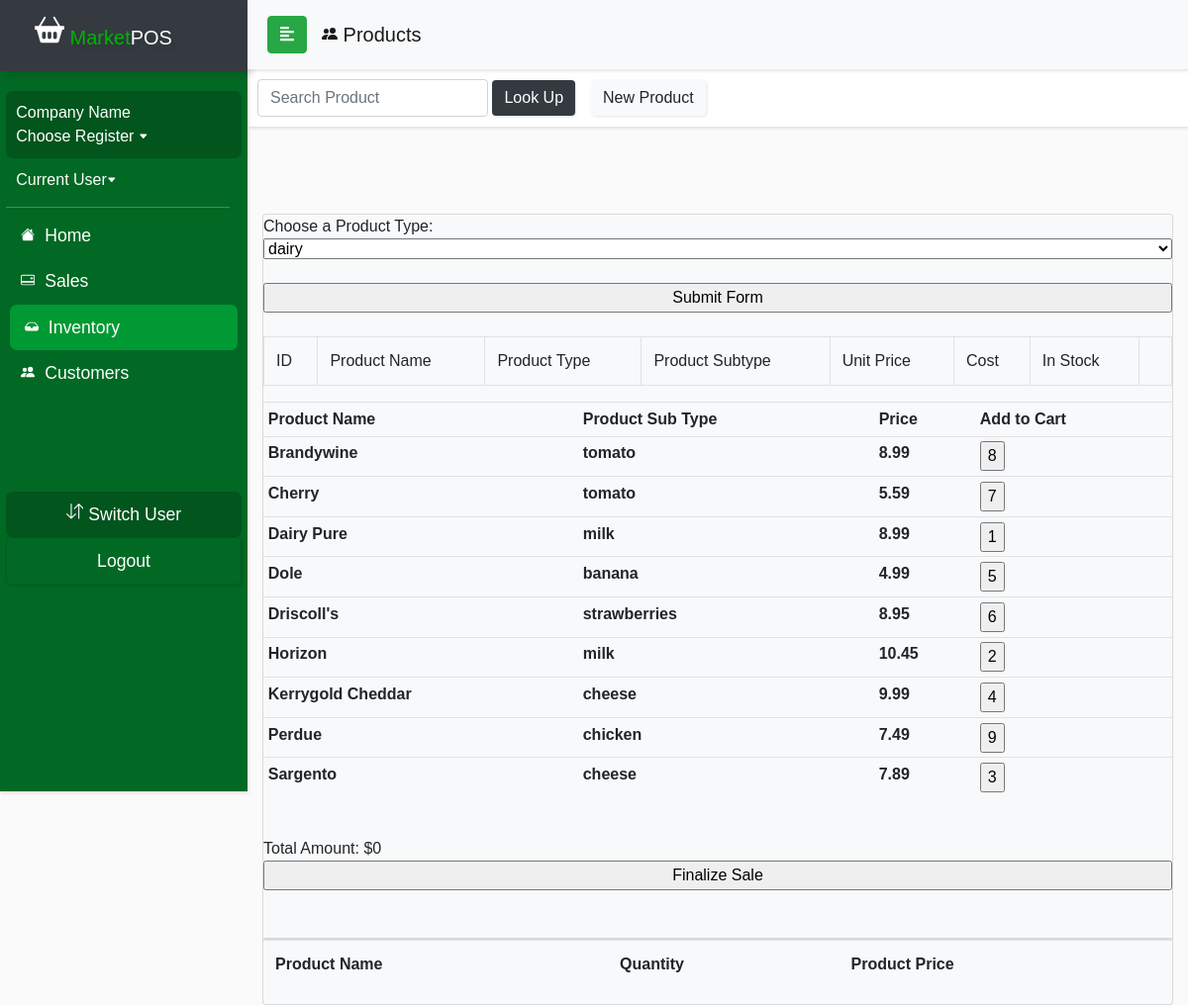
The page /currentDraft/productview.php on the database as committed earlier.
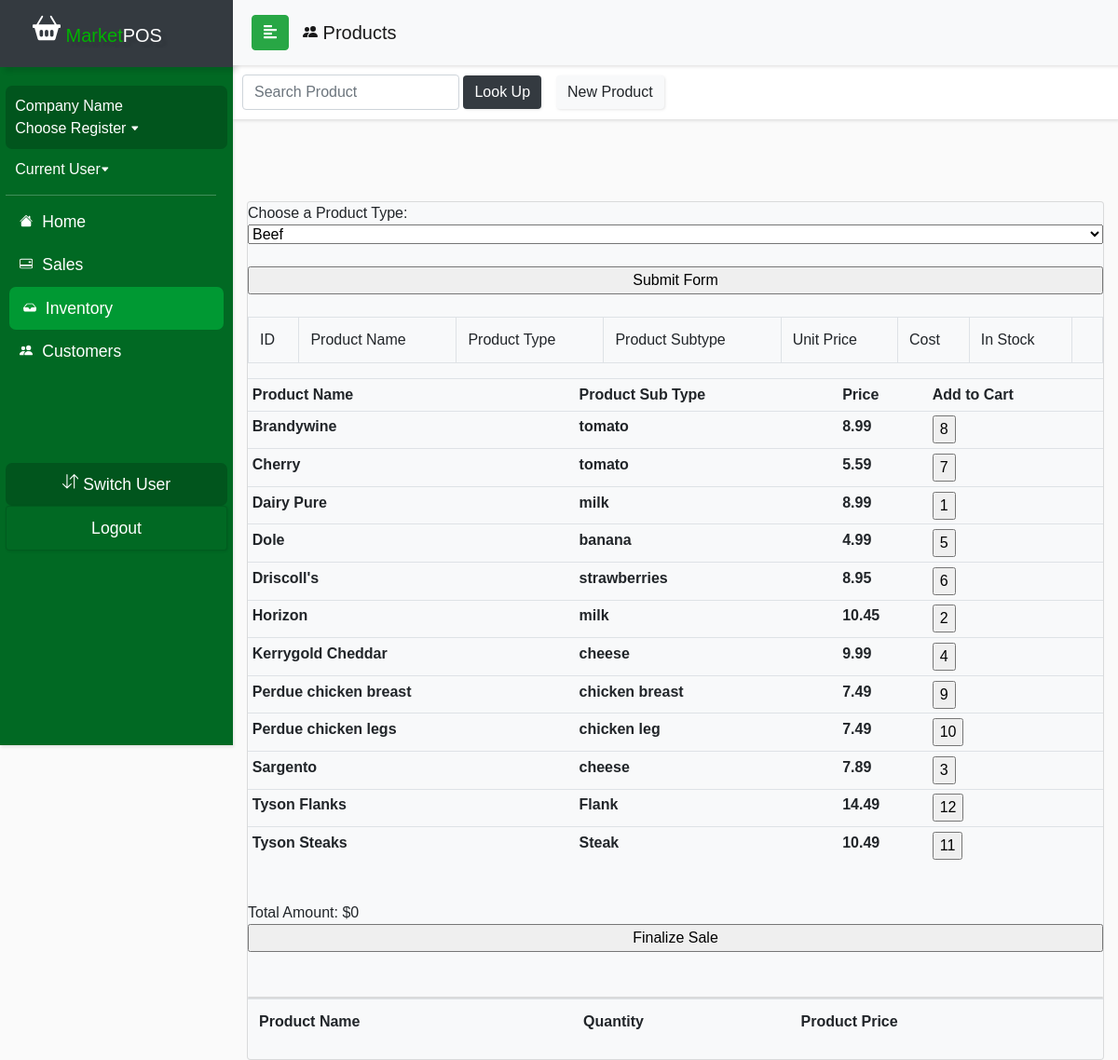
The same page on the database as committed later.
### tables this page shows
CREATE TABLE `product_inventory` (
  `product_id` int(11) NOT NULL,
  `brand` varchar(50) NOT NULL,
  `description` varchar(50) NOT NULL,
  `productName` varchar(50) NOT NULL,
  `productType` varchar(50) NOT NULL,
  `productSubType` varchar(50) NOT NULL,
  `unit_price` float NOT NULL,
  `cost` float NOT NULL,
  `in_stock` int(11) NOT NULL,
  `vendor_id` int(11) NOT NULL
);

### currentDraft/productTypeWithTable.php (the view, shortened to what this page needs)
<?php
    include_once('config.php');
    if(isset($_POST['productSubType'])) {
        $query = "SELECT * FROM product_inventory WHERE productSubType = '".$_POST['productSubType']."' AND in_stock != 0 ORDER BY productName";
    }
    else if(isset($_POST['productType'])) {
        $query = "SELECT * FROM product_inventory WHERE productType = '".$_POST['productType']."' AND in_stock != 0 ORDER BY productName";
    } else
        $query = "SELECT * FROM product_inventory WHERE in_stock != 0 ORDER BY productName";
    $result = mysqli_query($conn, $query) or die("Execution Failed");
    $tableCode = "<table class='table table-sm' name='product'>";
    $tableCode .= "<tr> <th>Product Name</th> <th>Product Sub Type</th> <th>Price</th> <th>Add to Cart</th> </tr>";
    while($row = mysqli_fetch_assoc($result)) {
        $tableCode .= "<tr> <th>".$row['productName']."</th>  <th>"
        .$row['productSubType']."</th><th>".$row['unit_price']."</th><th><input type='submit' name='addToCart' value=".$row['product_id']."
        ></th> </tr>";
    }
    $tableCode .= "</table>";
?>

### currentDraft/getProductByType.php (shortened to what this page needs)
<?php
    include_once('config.php');
    $query = "SELECT DISTINCT productType FROM product_inventory ORDER BY productType";
    $result = mysqli_query($conn, $query) or die("Execution failed");
    $tableCode = "<select name='productType'>";
    while($row = mysqli_fetch_assoc($result)) {
        $isSelected = "";
        $tableCode .= "<option value= ".$row['productType']." ".$isSelected.">".$row['productType']. "</option> \n ";
    }
    $tableCode .= "</select>";
    echo($tableCode);
?>

Rows that differ between the two databases and show on the page:
changed product_inventory id 9: productName "Perdue" → "Perdue chicken breast"; productSubType "chicken" → "chicken breast"
added product_inventory: productName "Perdue chicken legs", productSubType "chicken leg", unit_price "7.49", addToCart "10"
added product_inventory: productName "Tyson Flanks", productSubType "Flank", unit_price "14.49", addToCart "12"
added product_inventory: productName "Tyson Steaks", productSubType "Steak", unit_price "10.49", addToCart "11"
Other text that changed with them:
form field productType: "dairy" → "Beef"
